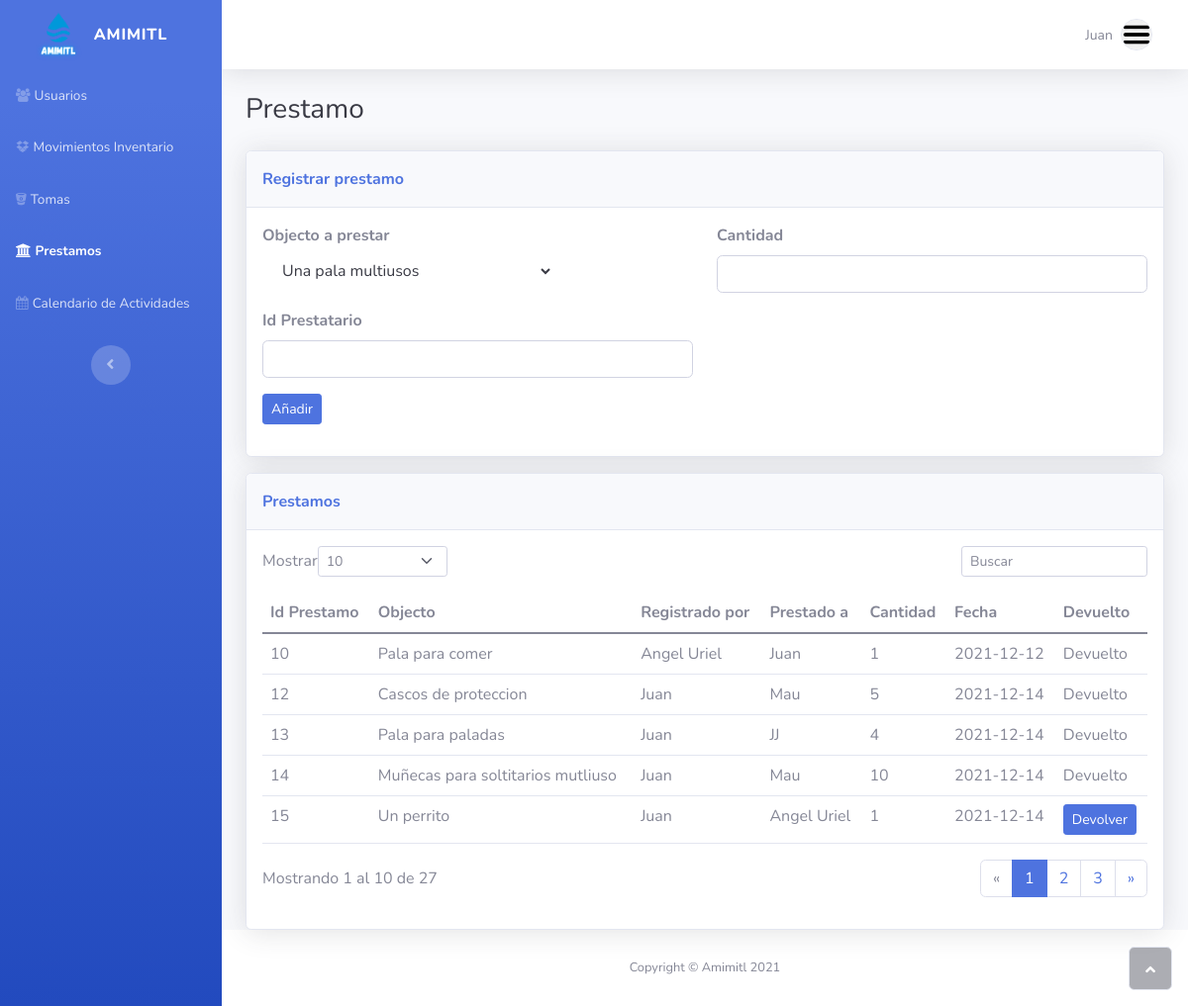
The page /prestamos.php (signed in) on the database its author committed.
### tables this page shows
CREATE TABLE `prestamos` (
  `idPrestamos` int(11) NOT NULL,
  `Cantidad` int(11) NOT NULL,
  `Fecha` date DEFAULT NULL,
  `Devuelto` tinyint(1) NOT NULL DEFAULT 0,
  `Objeto_idObjeto` int(11) NOT NULL,
  `Administrador_idAdministrador` int(11) NOT NULL,
  `Persona_idPersona` int(11) NOT NULL
);

CREATE TABLE `objeto` (
  `idObjeto` int(11) NOT NULL,
  `Nombre` varchar(60) NOT NULL,
  `Descripcion` varchar(200) NOT NULL,
  `Cantidad` int(11) NOT NULL
);

CREATE TABLE `persona` (
  `idPersona` int(11) NOT NULL,
  `Nombre` varchar(60) NOT NULL,
  `coordX` double DEFAULT NULL,
  `coordY` double DEFAULT NULL,
  `Telefono` varchar(10) NOT NULL,
  `EsSocio` tinyint(4) NOT NULL,
  `EsHeredero` tinyint(4) NOT NULL
);

### prestamos.php (the view, shortened to what this page needs)
<!DOCTYPE html>
<html>
<head>
    <link rel="stylesheet" href="assets/bootstrap/css/bootstrap.min.css">
    <link rel="stylesheet" href="assets/fonts/fontawesome-all.min.css">
    <link rel="stylesheet" href="assets/fonts/font-awesome.min.css">
    <link rel="stylesheet" href="assets/fonts/fontawesome5-overrides.min.css">
</head>
<body id="page-top">
    <div id="wrapper">
        <nav class="navbar navbar-dark align-items-start sidebar sidebar-dark accordion bg-gradient-primary p-0">
            <div class="container-fluid d-flex flex-column p-0"><a class="navbar-brand d-flex justify-content-center align-items-center sidebar-brand m-0" href="#">
                    <div class="sidebar-brand-icon rotate-n-15" style="background: url(&quot;assets/img/amimitl.png&quot;) center / contain no-repeat;width: 40px;height: 40px;transform: scale(1.37);"></div>
                    <div class="sidebar-brand-text mx-3"><span>Amimitl</span></div>
                </a>
                <ul class="navbar-nav text-light" id="accordionSidebar">
                    <li class="nav-item"><a class="nav-link" href="index.php"><i class="fa fa-group"></i><span>Usuarios</span></a></li>
                    <li class="nav-item"><a class="nav-link" href="movimientosInventario.php"><i class="fa fa-dropbox"></i><span>Movimientos Inventario</span></a><a class="nav-link" href="tomas.php"><i class="fa fa-bitbucket"></i><span>Tomas</span></a><a class="nav-link active" href="prestamos.php"><i class="fa fa-institution"></i><span>Prestamos</span></a><a class="nav-link" href="calendario.php"><i class="fa fa-calendar"></i><span>Calendario de Actividades</span></a></li>
                </ul>
                <div class="text-center d-none d-md-inline"><button class="btn rounded-circle border-0" id="sidebarToggle" type="button"></button></div>
            </div>
        </nav>
        <div class="d-flex flex-column" id="content-wrapper">
            <div id="content">
                <nav class="navbar navbar-light navbar-expand bg-white shadow mb-4 topbar static-top">
                    <div class="container-fluid"><button class="btn btn-link d-md-none rounded-circle me-3" id="sidebarToggleTop" type="button"><i class="fas fa-bars"></i></button>
                        <ul class="navbar-nav flex-nowrap ms-auto">
                            <li class="nav-item dropdown no-arrow">
                                <div class="nav-item dropdown no-arrow"><a class="dropdown-toggle nav-link" aria-expanded="false" data-bs-toggle="dropdown" href="#"><span class="d-none d-lg-inline me-2 text-gray-600 small" id="userNameField">Valerie Luna</span><img class="border rounded-circle img-profile" src="assets/img/avatars/menu.png"></a>
                                </div>
                            </li>
                        </ul>
                    </div>
                </nav>
                <div class="container-fluid">
                    <h3 class="text-dark mb-4">Prestamo</h3>
                    <div id="content-3">
                        <div class="card shadow mb-3">
                            <div class="card-header py-3">
                                <p class="text-primary m-0 fw-bold">Registrar prestamo</p>
                            </div>
                            <div class="card-body">
                                <form method="post">
                                    <div class="row">
                                        <div class="col">
                                            <div class="mb-3"><label class="form-label" for="username"><strong>Objecto a prestar</strong><br></label>
                                            <br>
                                            <label><select name="obj" class= "dropdown-item">
                                                <?php
                                                include("assets/php/conexion.php");
                                                $sql = "SELECT * FROM objeto";
                                                $result = mysqli_query($conn, $sql);
                                                while($row = mysqli_fetch_array($result)){
                                                    $id = $row['idObjeto'];
                                                    $nombre = $row['Descripcion'];
                                                ?>
                                                <option value="<?php echo $id; ?>"><?php echo $nombre; ?></option>
                                                <?php
                                                }
                                                ?>
                                            </select></label>
                                            </div>
                                        </div>
                                        <div class="col">
                                            <div class="mb-3"><label class="form-label" for="email"><strong>Cantidad</strong><br></label><input class="form-control" type="number" id="email-1" name="cantidad" min="1" required=""></div>
                                        </div>
                                    </div>
                                    <div class="row">
                                        <div class="col">
                                            <div class="mb-3"><label class="form-label" for="No. Contrato"><strong>Id Prestatario</strong><br></label><input class="form-control" type="text" id="first_name-1" name="IdContrato" required="" pattern="[0-9]+"></div>
                                        </div>
                                        <div class="col">
                                        </div>
                                    </div>
                                    <div class="mb-3"><button class="btn btn-primary btn-sm" type="submit" name ="pres">Añadir</button></div>
                                </form>
                            </div>
                        </div>
                    </div>
                    <div class="card shadow">
                        <div class="card-header py-3">
                            <p class="text-primary m-0 fw-bold">Prestamos</p>
                        </div>
                        <div class="card-body">
                            <div class="row">
                                <div class="col-md-6 text-nowrap">
                                    <div id="dataTable_length-1" class="dataTables_length" aria-controls="dataTable"><label class="form-label">Mostrar<select class="d-inline-block form-select form-select-sm">
                                                <option value="10" selected="">10</option>
                                            </select>&nbsp;</label></div>
                                </div>
                                <div class="col-md-6">
                                    <div class="text-md-end dataTables_filter" id="dataTable_filter-1"><label class="form-label"><input type="search" class="form-control form-control-sm" aria-controls="dataTable" placeholder="Buscar"></label></div>
                                </div>
                            </div>
                            <div class="table-responsive table mt-2" id="dataTable-1" role="grid" aria-describedby="dataTable_info">
                                <table class="table my-0" id="dataTable">
                                    <thead>
                                        <tr>
                                            <th>Id Prestamo</th>
                                            <th>Objecto</th>
                                            <th>Registrado por</th>
                                            <th>Prestado a</th>
                                            <th>Cantidad</th>
                                            <th>Fecha</th>
                                            <th>Devuelto</th>
                                        </tr>
                                    </thead>
                                    <tbody>
                                    <?php
                                        include("assets/php/conexion.php");
                                        $sql = "SELECT * FROM prestamos";
                                        $result = mysqli_query($conn, $sql);
                                        while($mostrar = mysqli_fetch_array($result)){
                                        ?>
                                        <tr>
                                            <?php
                                            $id = $mostrar['Objeto_idObjeto'];
                                            $sql2 = "SELECT Descripcion FROM objeto WHERE idObjeto ='$id'";
                                            $result2 = mysqli_query($conn, $sql2);
                                            while($mostrar2 = mysqli_fetch_array($result2)){
                                                $nombre = $mostrar2['Descripcion'];
                                            }
                                            ?>
                                            <?php
                                            $id2 = $mostrar['Administrador_idAdministrador'];
                                            $sql3 = "SELECT Nombre FROM persona WHERE idPersona=(SELECT Persona_idPersona FROM administrador WHERE idAdministrador ='$id2')";
                                            $result3 = mysqli_query($conn, $sql3);
                                            while($mostrar3 = mysqli_fetch_array($result3)){
                                                $nombre2 = $mostrar3['Nombre'];
                                            }
                                            ?>
                                            <?php
                                            $id3 = $mostrar['Persona_idPersona'];
                                            $sql4 = "SELECT Nombre FROM persona WHERE idPersona='$id3'";
                                            $result4 = mysqli_query($conn, $sql4);
                                            while($mostrar4 = mysqli_fetch_array($result4)){
                                                $nombre3 = $mostrar4['Nombre'];
                                            }
                                            ?>
                                            <td><?php echo $mostrar['idPrestamos']?></td>
                                            <td><?php echo $nombre?></td>
                                            <td><?php echo $nombre2?></td>
                                            <td><?php echo $nombre3?></td>
                                            <td><?php echo $mostrar['Cantidad']?></td>
                                            <td><?php echo $mostrar['Fecha']?></td>
                                            <?php
                                            if($mostrar['Devuelto'] == FALSE){
                                            ?>
                                            <td><a href="prestamos.php?devolver=<?php echo $mostrar['idPrestamos']?>"
                                            class = "btn btn-primary btn-sm" name = "Devolver">Devolver</a></td>
                                            <?php
                                            }else{
                                            ?>
                                            <td>Devuelto</td>
                                            <?php
                                            }
                                            ?>
                                        </tr>
                                        <?php
                                        }
                                        ?>
                                    </tbody>
                                </table>
                            </div>
                            <div class="row">
                                <div class="col-md-6 align-self-center">
                                    <p id="dataTable_info-1" class="dataTables_info" role="status" aria-live="polite">Mostrando 1 al 10 de 27</p>
                                </div>
                                <div class="col-md-6">
                                    <nav class="d-lg-flex justify-content-lg-end dataTables_paginate paging_simple_numbers">
                                        <ul class="pagination">
                                            <li class="page-item disabled"><a class="page-link" href="#" aria-label="Previous"><span aria-hidden="true">«</span></a></li>
                                            <li class="page-item active"><a class="page-link" href="#">1</a></li>
                                            <li class="page-item"><a class="page-link" href="#">2</a></li>
                                            <li class="page-item"><a class="page-link" href="#">3</a></li>
                                            <li class="page-item"><a class="page-link" href="#" aria-label="Next"><span aria-hidden="true">»</span></a></li>
                                        </ul>
                                    </nav>
                                </div>
                            </div>
                        </div>
                    </div>
                </div>
            </div>
            <footer class="bg-white sticky-footer">
                <div class="container my-auto">
                    <div class="text-center my-auto copyright"><span>Copyright © Amimitl 2021</span></div>
                </div>
            </footer>
        </div><a class="border rounded d-inline scroll-to-top" href="#page-top"><i class="fas fa-angle-up"></i></a>
    </div>
</body>
</html>

### rows shown on the page
prestamos: idPrestamos "10", Objeto_idObjeto.Descripcion "Pala para comer", persona.Nombre "Angel Uriel", Persona_idPersona.Nombre "Juan", Cantidad "1", Fecha "2021-12-12", Devuelto "Devuelto"
prestamos: idPrestamos "12", Objeto_idObjeto.Descripcion "Cascos de proteccion", persona.Nombre "Juan", Persona_idPersona.Nombre "Mau", Cantidad "5", Fecha "2021-12-14", Devuelto "Devuelto"
prestamos: idPrestamos "13", Objeto_idObjeto.Descripcion "Pala para paladas", persona.Nombre "Juan", Persona_idPersona.Nombre "JJ", Cantidad "4", Fecha "2021-12-14", Devuelto "Devuelto"
prestamos: idPrestamos "14", Objeto_idObjeto.Descripcion "Muñecas para soltitarios mutliuso", persona.Nombre "Juan", Persona_idPersona.Nombre "Mau", Cantidad "10", Fecha "2021-12-14", Devuelto "Devuelto"
prestamos: idPrestamos "15", Objeto_idObjeto.Descripcion "Un perrito", persona.Nombre "Juan", Persona_idPersona.Nombre "Angel Uriel", Cantidad "1", Fecha "2021-12-14"

### other values the page prints
form field obj "Una pala multiusos"
